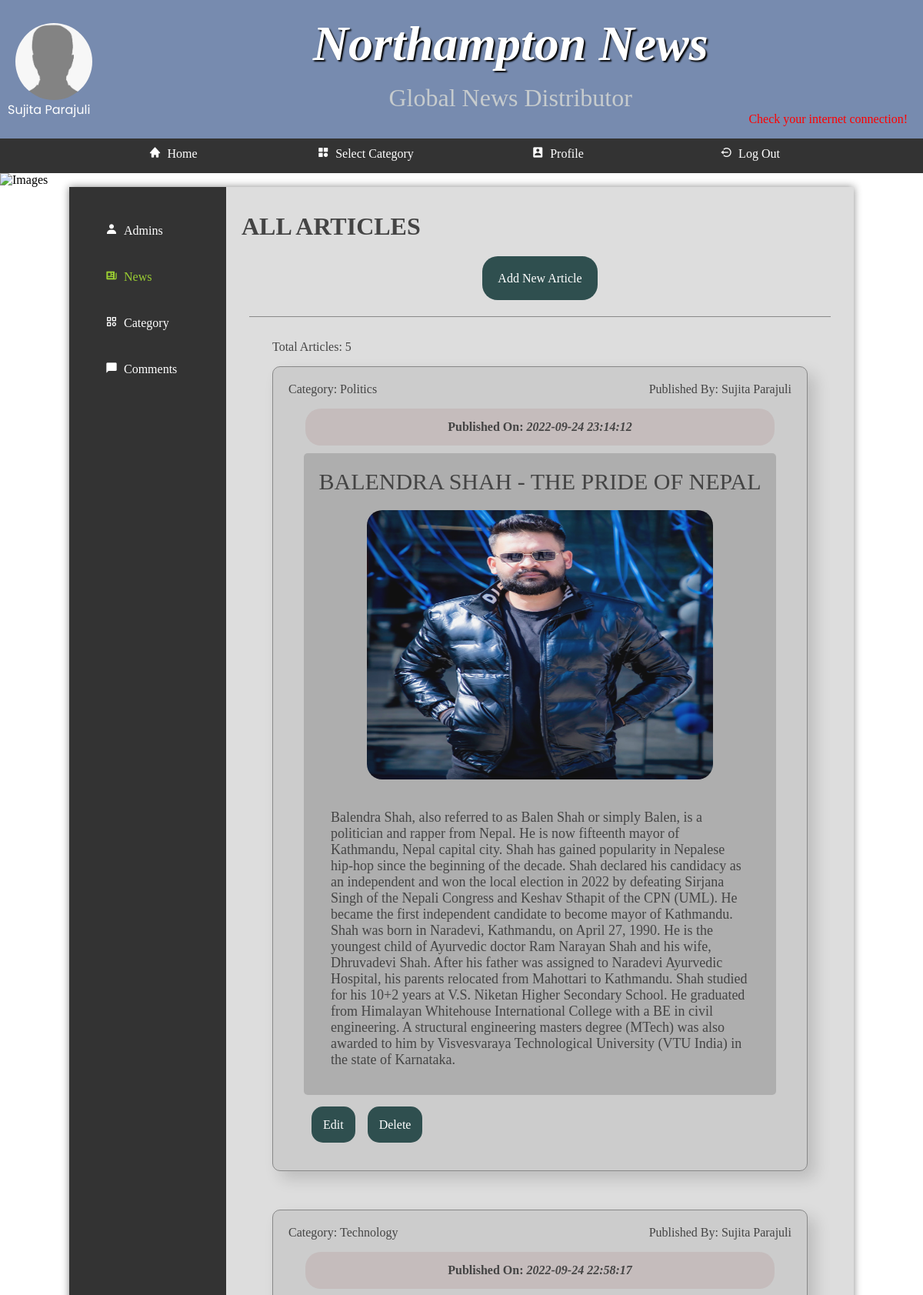
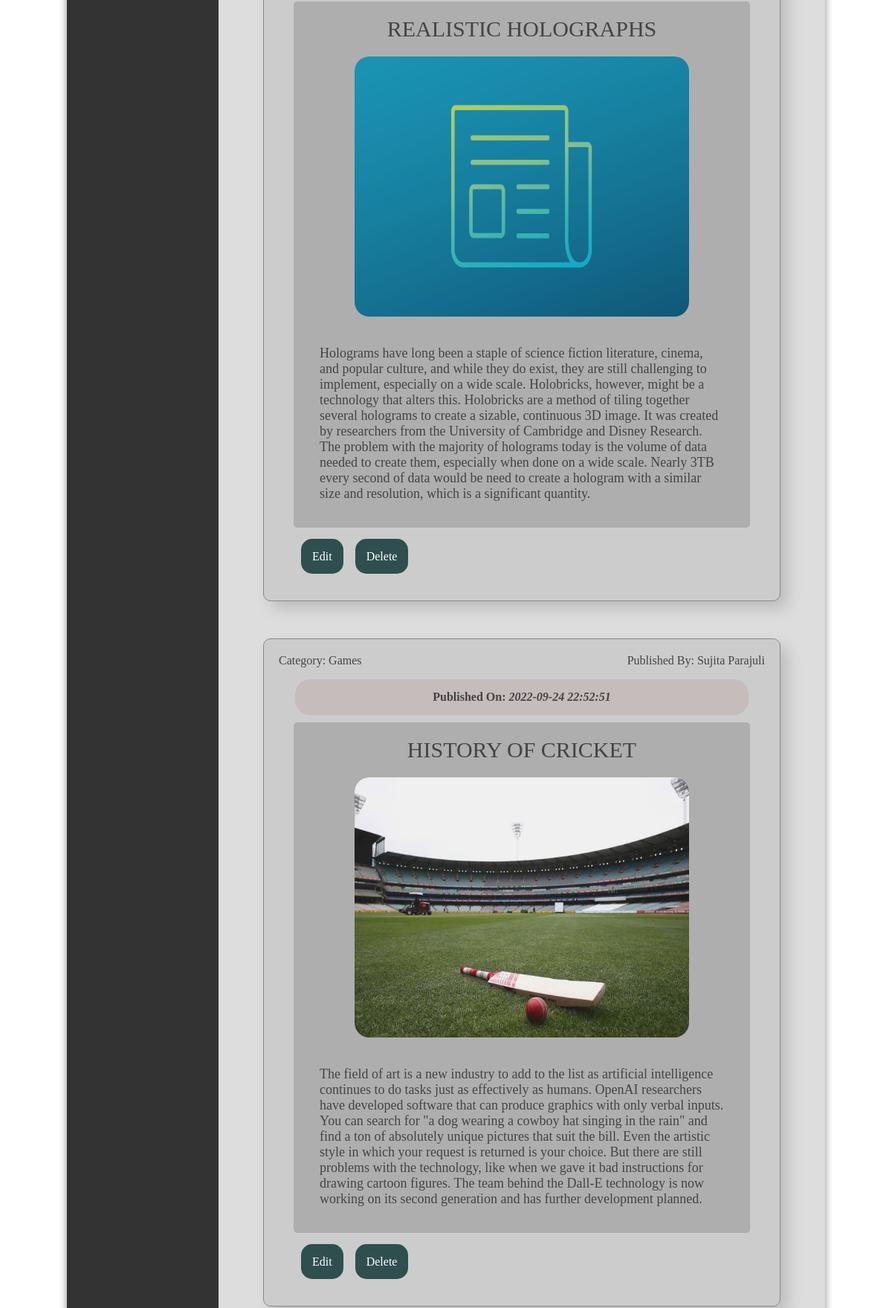
The app's page /adminArticles.php (signed in, upper part) with its own data (2 pictures, top to bottom).
### tables this page shows
CREATE TABLE `article` (
  `id` int(5) NOT NULL,
  `title` varchar(100) NOT NULL,
  `content` text NOT NULL,
  `category` varchar(100) NOT NULL,
  `publishDate` datetime NOT NULL DEFAULT current_timestamp(),
  `image` varchar(100) NOT NULL,
  `publishedBy` varchar(100) NOT NULL
);

### adminArticles.php (the view, shortened to what this page needs)
<?php
include('connection.php');
$nameOfUser = $_SESSION["username"];
$userPhoto = $_SESSION["photo"];
$number = 0;
?>
<!DOCTYPE html>
<html lang = "en">
	<head>
		<link rel = "stylesheet" type = "text/css" href = "styles.css">
		<link rel = "stylesheet" href = "https://unpkg.com/boxicons@2.0.7/css/boxicons.min.css">
	</head>
	<body>
		<header>
			<div class = "userinfo">
			<img src = "./public/images/admins/<?php
				if ($userPhoto){
					echo $userPhoto;
				}
				else{
					echo "character.jpg";
				}
				?>" alt = "User's Profile Picture" class = "userimage">
				<p> <?php echo $nameOfUser; ?> </p>
			</div>
			<section>
				<h1>Northampton News</h1>
				<h3>Global News Distributor</h3>
			</section>
				<?php
                    $getGeoLocation = @unserialize (file_get_contents('http://ip-api.com/php/'));
                	if ($getGeoLocation && $getGeoLocation['status'] == 'success') {
                    	echo "<div style = 'margin-right: 20px;'><i class='bx bx-current-location'></i>&nbsp;".$getGeoLocation['city'].', '.$getGeoLocation['country']."</div>";
                    }else{
                        echo "<div style = 'margin-right: 20px; color: red;'>Check your internet connection!</div>";
                    }
                ?>
		</header>
		<nav>
			<ul>
				<li><a href = "adminIndex.php"><i class='bx bxs-home'></i><span>&ensp;Home</span></a></li>
				<li><a href="#"><i class='bx bxs-category'></i>&ensp;Select Category</a>
				</li>
				<li><a href = "adminProfile.php"><i class='bx bxs-user-rectangle'></i><span>&ensp;Profile</span></a></li>
				<li><a href = "logout.php"><i class='bx bx-log-out-circle'></i><span>&ensp;Log Out</span></a></li>
			</ul>
		</nav>
		<img src="images/banners/randombanner.php" alt = "Images"/>
		<main>
			<nav>
				<ul>
				<li><a href = "manageAdmins.php"><i class='bx bxs-user'></i><span>&ensp;Admins</span></a></li>
                <li><a href = "adminArticles.php" id = "sel"><i class='bx bxs-news' ></i><span>&ensp;News</span></a></li>
				<li><a href = "manageCategories.php"><i class='bx bx-category' ></i><span>&ensp;Category</span></a></li>
                <li><a href = "manageComments.php" ><i class='bx bxs-comment' ></i><span>&ensp;Comments</span></a></li>
				</ul>
			</nav>
			<section class = "news_list_container">
                <h2 id = "heading">ALL ARTICLES</h2>
			</section>
			<p class = "addLink"> <a href = "addArticle.php">Add New Article</a></p>
           <div class = "news_cont">
		   <?php
						$statemnt = $connection->prepare("SELECT * FROM `assignment1`.`article`");
						$statemnt->execute();
						if($statemnt->rowCount()>0){
						while ($result = $statemnt->fetch(PDO::FETCH_NUM)){
							$number+=1;
							?>
				<div class = "evr_news">
					<p style = "float: left;">Category:&nbsp;<?php echo $result[3]; ?></p>
					<p style = "float: right;">Published By:&nbsp;<?php echo $result[6]; ?></p>
				<div class = "atcDate">
					<label>Published On:&nbsp;</label><em><?php echo $result[4]; ?></em>
				</div>
					<div class = "news_ttl"><?php echo $result[1]; ?></div>
					<div class = "news_image"><img src = "public/images/articles/
					<?php
					if ($result[5]){
					 echo $result[5];
					}
					else{
						echo "placeholder.png";
					}
					?>"
					alt = "News Article Image">
					</div>
				<div class = "news_atcl">
				<?php echo $result[2]; ?>
				</div>
				<div class = "edit_delete"><a href = "editArticle.php?id=<?php echo $result[0]?>" class = "edit">Edit</a>&nbsp;&nbsp;&nbsp;&nbsp;<a href = "deleteArticle.php?id=<?php echo $result[0]?>" class = "delete">Delete</a></div>
			</div>
			<?php } }
			else{
				echo "<div style = 'text-align: center;'>Currently, there are no articles!</div>";
			}?>
			<p> <?php if ($number > 1 ){
				echo "Total Articles: ".$number;
			}
			else if ($number == 1 ){
				echo "Total Article: ".$number;
			}
			?></p>
		</div>
		</main>
	</body>
</html>

### styles.css (style rules this page uses)
* { margin: 0; padding: 0; }
html { font-family: 'Oxygen-Regular', times, verdana, sans-serif; }
body { background-color: #fff; }
header { background-color: #778baf; color: white; height: 180px; }
nav { width: 100%; background-color: #333; overflow: auto; }
nav ul { width: 1000px; margin: auto; display: block; list-style-type: none; }
nav ul li { width: 25%; float: left; overflow: auto; text-align: center; }
#sel { color: yellowgreen; }
nav a { color: white; padding-top: 10px; display: block; text-decoration: none; }
header { text-align: right; }
header section { display: block; }
header h1 { font-weight: bold; font-style: italic; font-size:4em; color: white; text-align: center; padding-top: 20px; text-shadow: 2px 2px 2px #000; }
header h3 { font-weight: lighter; font-size:2em; color: rgba(217, 219, 213, 0.801); text-align: center; padding-top: 15px; }
main { min-height: 70vh; background-color: #ddd; width: 85vw; display: block; margin: auto; box-shadow: 0px 0px 10px #888; color:#444; }
main h2 { font-size:2em; }
p, li, h2 { margin-bottom: 1em; }
.news_cont { display: flex; flex-direction: column-reverse; padding-top: 2em; border-top: 1px solid #888; padding: 30px; margin: 30px; }
.atcDate { clear: both; margin-top: 10px; background-color: rgba(197, 188, 188, 0.943); padding: 15px; margin-left: 22px; margin-right: 22px; font-weight: bolder; border-radius: 20px; text-align: center; margin-bottom: 10px; }
.news_image { text-align: center; background-color: rgba(136, 136, 136, 0.432); margin-left: 20px; margin-right: 20px; padding-top: 20px; }
.news_image img { height: 350px; width: 450px; border-radius: 20px; opacity: 0.9; }
.edit, .delete { text-decoration: none; color: white; padding: 15px; border-radius: 15px; background-color: darkslategray; }
.evr_news { background-color: #ccc; box-shadow: 10px 10px 20px rgba(0, 0, 0, 0.15); border: 1px solid #888; border-radius: 10px; padding: 20px; margin-bottom: 50px; }
.edit_delete { margin: 30px; }
.news_ttl { border-top-left-radius: 5px; border-top-right-radius: 5px; padding-top: 20px; text-align: center; font-size: 30px; margin-left: 20px; margin-right: 20px; background-color: rgba(136, 136, 136, 0.432); }
.news_atcl { border-bottom-left-radius: 5px; border-bottom-right-radius: 5px; padding: 35px; font-size: 18px; background-color: rgba(136, 136, 136, 0.432); margin-left: 20px; margin-right: 20px; }
ul { margin-left: 2em; }
body > img { display: block; width: 100%; }
main { display: table; }
main > nav { display: table-cell; width: 20%; padding: 2em; }
main > nav li { float: none; width: auto; text-align: left; padding: 5px 1px 10px 15px; border-radius: 10px; }
main > nav ul { width: auto; }
.userimage, .myimage img { height: 100px; width: 100px; border-radius: 50%; float: left; }
.userinfo { font-family: "Poppins", sans-serif; float: left; margin-top: 30px; margin-left: 20px; }
.userinfo p { text-transform: capitalize; margin-left: -10px; margin-right: 10px; }
.news_list_container { margin-left: 20px; }
.addLink { margin-top: 40px; margin-bottom: 40px; text-align: center; }
.addLink a { text-decoration: none; color: white; padding: 20px; border-radius: 20px; background-color: darkslategray; }

### records on screen
article: category "Games", publishedBy "Sujita Parajuli", publishDate "2022-09-24 22:52:51", title "HISTORY OF CRICKET", image (picture), content "The field of art is a new industry to add to the list as artificial intelligence continues to do tasks just as effectively as humans. OpenAI researchers have developed software that can produce graphics with only verbal inputs. You can search for \"a dog wearing a cowboy hat singing in the rain\" and find a ton of absolutely unique pictures that suit the bill. Even the artistic style in which your request is returned is your choice. But there are still problems with the technology, like when we gave it bad instructions for drawing cartoon figures. The team behind the Dall-E technology is now working on its second generation and has further development planned."
article: category "Technology", publishedBy "Sujita Parajuli", publishDate "2022-09-24 22:58:17", title "REALISTIC HOLOGRAPHS", content "Holograms have long been a staple of science fiction literature, cinema, and popular culture, and while they do exist, they are still challenging to implement, especially on a wide scale. Holobricks, however, might be a technology that alters this. Holobricks are a method of tiling together several holograms to create a sizable, continuous 3D image. It was created by researchers from the University of Cambridge and Disney Research. The problem with the majority of holograms today is the volume of data needed to create them, especially when done on a wide scale. Nearly 3TB every second of data would be need to create a hologram with a similar size and resolution, which is a significant…"
article: category "Politics", publishedBy "Sujita Parajuli", publishDate "2022-09-24 23:14:12", title "BALENDRA SHAH - THE PRIDE OF NEPAL", image (picture), content "Balendra Shah, also referred to as Balen Shah or simply Balen, is a politician and rapper from Nepal. He is now fifteenth mayor of Kathmandu, Nepal capital city. Shah has gained popularity in Nepalese hip-hop since the beginning of the decade. Shah declared his candidacy as an independent and won the local election in 2022 by defeating Sirjana Singh of the Nepali Congress and Keshav Sthapit of the CPN (UML). He became the first independent candidate to become mayor of Kathmandu. Shah was born in Naradevi, Kathmandu, on April 27, 1990. He is the youngest child of Ayurvedic doctor Ram Narayan Shah and his wife, Dhruvadevi Shah. After his father was assigned to Naradevi Ayurvedic Hospital, his…"

### other values on screen
$nameOfUser "Sujita Parajuli"
$number "5"
